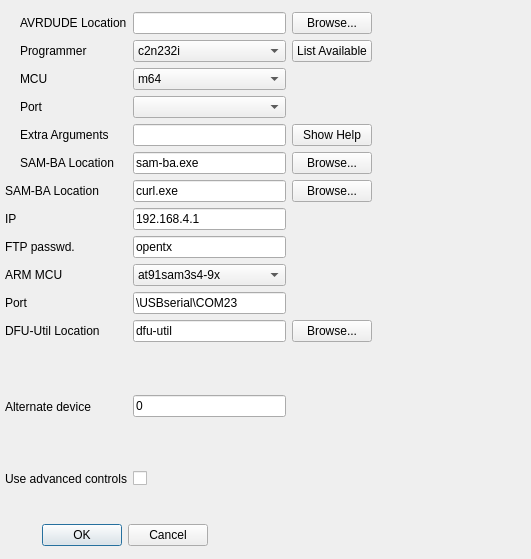
<?xml version="1.0" encoding="UTF-8"?>
<ui version="4.0">
 <class>burnConfigDialog</class>
 <widget class="QDialog" name="burnConfigDialog">
  <property name="geometry">
   <rect>
    <x>0</x>
    <y>0</y>
    <width>531</width>
    <height>559</height>
   </rect>
  </property>
  <property name="sizePolicy">
   <sizepolicy hsizetype="MinimumExpanding" vsizetype="Preferred">
    <horstretch>0</horstretch>
    <verstretch>0</verstretch>
   </sizepolicy>
  </property>
  <property name="minimumSize">
   <size>
    <width>531</width>
    <height>0</height>
   </size>
  </property>
  <property name="windowTitle">
   <string>Programmer Configuration</string>
  </property>
  <property name="windowIcon">
   <iconset resource="companion.qrc">
    <normaloff>:/icon.png</normaloff>:/icon.png</iconset>
  </property>
  <widget class="QDialogButtonBox" name="buttonBox">
   <property name="geometry">
    <rect>
     <x>11</x>
     <y>520</y>
     <width>197</width>
     <height>30</height>
    </rect>
   </property>
   <property name="orientation">
    <enum>Qt::Horizontal</enum>
   </property>
   <property name="standardButtons">
    <set>QDialogButtonBox::Cancel|QDialogButtonBox::Ok</set>
   </property>
   <property name="centerButtons">
    <bool>false</bool>
   </property>
  </widget>
  <widget class="QWidget" name="">
   <property name="geometry">
    <rect>
     <x>5</x>
     <y>12</y>
     <width>367</width>
     <height>474</height>
    </rect>
   </property>
   <layout class="QGridLayout" name="gridLayout">
    <item row="0" column="1">
     <widget class="QLabel" name="label_av1">
      <property name="text">
       <string>AVRDUDE Location</string>
      </property>
      <property name="alignment">
       <set>Qt::AlignLeading|Qt::AlignLeft|Qt::AlignVCenter</set>
      </property>
     </widget>
    </item>
    <item row="0" column="2">
     <widget class="QLineEdit" name="avrdude_location">
      <property name="toolTip">
       <string>Location of AVRDUDE executable</string>
      </property>
      <property name="whatsThis">
       <string>The location of the AVRDUDE executable.</string>
      </property>
      <property name="text">
       <string notr="true"/>
      </property>
     </widget>
    </item>
    <item row="0" column="3">
     <widget class="QPushButton" name="pushButton">
      <property name="whatsThis">
       <string>Use this button to browse and look for the AVRDUDE executable file.</string>
      </property>
      <property name="text">
       <string>Browse...</string>
      </property>
     </widget>
    </item>
    <item row="1" column="1">
     <widget class="QLabel" name="label_av2">
      <property name="text">
       <string>Programmer</string>
      </property>
      <property name="alignment">
       <set>Qt::AlignLeading|Qt::AlignLeft|Qt::AlignVCenter</set>
      </property>
     </widget>
    </item>
    <item row="1" column="2">
     <widget class="QComboBox" name="avrdude_programmer">
      <property name="whatsThis">
       <string>Programmer used for communicating with the controller.
Please consult the programmer's documentation and the AVRDUDE documentation to select the appropriate programmer.</string>
      </property>
      <property name="insertPolicy">
       <enum>QComboBox::InsertAlphabetically</enum>
      </property>
      <item>
       <property name="text">
        <string notr="true">c2n232i</string>
       </property>
      </item>
      <item>
       <property name="text">
        <string notr="true">dasa3</string>
       </property>
      </item>
      <item>
       <property name="text">
        <string notr="true">dasa</string>
       </property>
      </item>
      <item>
       <property name="text">
        <string notr="true">siprog</string>
       </property>
      </item>
      <item>
       <property name="text">
        <string notr="true">ponyser</string>
       </property>
      </item>
      <item>
       <property name="text">
        <string notr="true">89isp</string>
       </property>
      </item>
      <item>
       <property name="text">
        <string notr="true">frank-stk200</string>
       </property>
      </item>
      <item>
       <property name="text">
        <string notr="true">blaster</string>
       </property>
      </item>
      <item>
       <property name="text">
        <string notr="true">ere-isp-avr</string>
       </property>
      </item>
      <item>
       <property name="text">
        <string notr="true">atisp</string>
       </property>
      </item>
      <item>
       <property name="text">
        <string notr="true">dapa</string>
       </property>
      </item>
      <item>
       <property name="text">
        <string notr="true">xil</string>
       </property>
      </item>
      <item>
       <property name="text">
        <string notr="true">futurlec</string>
       </property>
      </item>
      <item>
       <property name="text">
        <string notr="true">abcmini</string>
       </property>
      </item>
      <item>
       <property name="text">
        <string notr="true">picoweb</string>
       </property>
      </item>
      <item>
       <property name="text">
        <string notr="true">sp12</string>
       </property>
      </item>
      <item>
       <property name="text">
        <string notr="true">alf</string>
       </property>
      </item>
      <item>
       <property name="text">
        <string notr="true">bascom</string>
       </property>
      </item>
      <item>
       <property name="text">
        <string notr="true">dt006</string>
       </property>
      </item>
      <item>
       <property name="text">
        <string notr="true">pony-stk200</string>
       </property>
      </item>
      <item>
       <property name="text">
        <string notr="true">stk200</string>
       </property>
      </item>
      <item>
       <property name="text">
        <string notr="true">bsd</string>
       </property>
      </item>
      <item>
       <property name="text">
        <string notr="true">pavr</string>
       </property>
      </item>
      <item>
       <property name="text">
        <string notr="true">dragon_pdi</string>
       </property>
      </item>
      <item>
       <property name="text">
        <string notr="true">dragon_dw</string>
       </property>
      </item>
      <item>
       <property name="text">
        <string notr="true">dragon_hvsp</string>
       </property>
      </item>
      <item>
       <property name="text">
        <string notr="true">dragon_pp</string>
       </property>
      </item>
      <item>
       <property name="text">
        <string notr="true">dragon_isp</string>
       </property>
      </item>
      <item>
       <property name="text">
        <string notr="true">dragon_jtag</string>
       </property>
      </item>
      <item>
       <property name="text">
        <string notr="true">jtag2pdi</string>
       </property>
      </item>
      <item>
       <property name="text">
        <string notr="true">jtag2avr32</string>
       </property>
      </item>
      <item>
       <property name="text">
        <string notr="true">jtagmkII_avr32</string>
       </property>
      </item>
      <item>
       <property name="text">
        <string notr="true">jtag2dw</string>
       </property>
      </item>
      <item>
       <property name="text">
        <string notr="true">jtag2isp</string>
       </property>
      </item>
      <item>
       <property name="text">
        <string notr="true">jtag2</string>
       </property>
      </item>
      <item>
       <property name="text">
        <string notr="true">jtag2fast</string>
       </property>
      </item>
      <item>
       <property name="text">
        <string notr="true">jtag2slow</string>
       </property>
      </item>
      <item>
       <property name="text">
        <string notr="true">jtagmkII</string>
       </property>
      </item>
      <item>
       <property name="text">
        <string notr="true">jtag1slow</string>
       </property>
      </item>
      <item>
       <property name="text">
        <string notr="true">jtag1</string>
       </property>
      </item>
      <item>
       <property name="text">
        <string notr="true">jtagmkI</string>
       </property>
      </item>
      <item>
       <property name="text">
        <string notr="true">avr911</string>
       </property>
      </item>
      <item>
       <property name="text">
        <string notr="true">avr109</string>
       </property>
      </item>
      <item>
       <property name="text">
        <string notr="true">butterfly</string>
       </property>
      </item>
      <item>
       <property name="text">
        <string notr="true">usbtiny</string>
       </property>
      </item>
      <item>
       <property name="text">
        <string notr="true">usbasp</string>
       </property>
      </item>
      <item>
       <property name="text">
        <string notr="true">avr910</string>
       </property>
      </item>
      <item>
       <property name="text">
        <string notr="true">stk600hvsp</string>
       </property>
      </item>
      <item>
       <property name="text">
        <string notr="true">stk600pp</string>
       </property>
      </item>
      <item>
       <property name="text">
        <string notr="true">stk600</string>
       </property>
      </item>
      <item>
       <property name="text">
        <string notr="true">stk500hvsp</string>
       </property>
      </item>
      <item>
       <property name="text">
        <string notr="true">stk500pp</string>
       </property>
      </item>
      <item>
       <property name="text">
        <string notr="true">stk500v2</string>
       </property>
      </item>
      <item>
       <property name="text">
        <string notr="true">mib510</string>
       </property>
      </item>
      <item>
       <property name="text">
        <string notr="true">stk500v1</string>
       </property>
      </item>
      <item>
       <property name="text">
        <string notr="true">stk500</string>
       </property>
      </item>
      <item>
       <property name="text">
        <string notr="true">buspirate</string>
       </property>
      </item>
      <item>
       <property name="text">
        <string notr="true">avrisp2</string>
       </property>
      </item>
      <item>
       <property name="text">
        <string notr="true">avrispmkII</string>
       </property>
      </item>
      <item>
       <property name="text">
        <string notr="true">avrispv2</string>
       </property>
      </item>
      <item>
       <property name="text">
        <string notr="true">avrisp</string>
       </property>
      </item>
      <item>
       <property name="text">
        <string notr="true">arduino</string>
       </property>
      </item>
     </widget>
    </item>
    <item row="1" column="3">
     <widget class="QPushButton" name="pushButton_3">
      <property name="whatsThis">
       <string>List all available programmers.</string>
      </property>
      <property name="text">
       <string>List Available</string>
      </property>
     </widget>
    </item>
    <item row="2" column="1">
     <widget class="QLabel" name="label_av3">
      <property name="text">
       <string>MCU</string>
      </property>
      <property name="alignment">
       <set>Qt::AlignLeading|Qt::AlignLeft|Qt::AlignVCenter</set>
      </property>
     </widget>
    </item>
    <item row="2" column="2">
     <widget class="QComboBox" name="avrdude_mcu">
      <property name="toolTip">
       <string>CPU of your TX</string>
      </property>
      <property name="whatsThis">
       <string>CPU present on your 9x radio
Should be m64 for stock radios
m2560 for v4.1 boards</string>
      </property>
      <property name="insertPolicy">
       <enum>QComboBox::InsertAlphabetically</enum>
      </property>
      <item>
       <property name="text">
        <string notr="true">m64</string>
       </property>
      </item>
      <item>
       <property name="text">
        <string notr="true">m128</string>
       </property>
      </item>
      <item>
       <property name="text">
        <string notr="true">m2560</string>
       </property>
      </item>
     </widget>
    </item>
    <item row="3" column="1">
     <widget class="QLabel" name="label_av4">
      <property name="text">
       <string>Port</string>
      </property>
      <property name="alignment">
       <set>Qt::AlignLeading|Qt::AlignLeft|Qt::AlignVCenter</set>
      </property>
     </widget>
    </item>
    <item row="3" column="2">
     <widget class="QComboBox" name="avrdude_port">
      <property name="whatsThis">
       <string>Communication port to the programmer.
</string>
      </property>
      <item>
       <property name="text">
        <string notr="true"/>
       </property>
      </item>
      <item>
       <property name="text">
        <string notr="true">usb</string>
       </property>
      </item>
      <item>
       <property name="text">
        <string notr="true">com1</string>
       </property>
      </item>
      <item>
       <property name="text">
        <string notr="true">com2</string>
       </property>
      </item>
      <item>
       <property name="text">
        <string notr="true">com3</string>
       </property>
      </item>
      <item>
       <property name="text">
        <string notr="true">com4</string>
       </property>
      </item>
      <item>
       <property name="text">
        <string notr="true">com5</string>
       </property>
      </item>
      <item>
       <property name="text">
        <string notr="true">com6</string>
       </property>
      </item>
      <item>
       <property name="text">
        <string notr="true">com7</string>
       </property>
      </item>
      <item>
       <property name="text">
        <string notr="true">com8</string>
       </property>
      </item>
      <item>
       <property name="text">
        <string notr="true">com9</string>
       </property>
      </item>
      <item>
       <property name="text">
        <string notr="true">com10</string>
       </property>
      </item>
      <item>
       <property name="text">
        <string notr="true">com11</string>
       </property>
      </item>
      <item>
       <property name="text">
        <string notr="true">com12</string>
       </property>
      </item>
      <item>
       <property name="text">
        <string notr="true">com13</string>
       </property>
      </item>
      <item>
       <property name="text">
        <string notr="true">com14</string>
       </property>
      </item>
      <item>
       <property name="text">
        <string notr="true">com15</string>
       </property>
      </item>
      <item>
       <property name="text">
        <string notr="true">lpt1</string>
       </property>
      </item>
      <item>
       <property name="text">
        <string notr="true">lpt2</string>
       </property>
      </item>
      <item>
       <property name="text">
        <string notr="true">lpt3</string>
       </property>
      </item>
      <item>
       <property name="text">
        <string notr="true">lpt4</string>
       </property>
      </item>
      <item>
       <property name="text">
        <string notr="true">avrdoper</string>
       </property>
      </item>
      <item>
       <property name="text">
        <string notr="true">/dev/ttyUSB0</string>
       </property>
      </item>
      <item>
       <property name="text">
        <string notr="true">/dev/ttyUSB1</string>
       </property>
      </item>
     </widget>
    </item>
    <item row="4" column="1">
     <widget class="QLabel" name="label_av5">
      <property name="text">
       <string>Extra Arguments</string>
      </property>
      <property name="alignment">
       <set>Qt::AlignLeading|Qt::AlignLeft|Qt::AlignVCenter</set>
      </property>
     </widget>
    </item>
    <item row="4" column="2">
     <widget class="QLineEdit" name="avrArgs">
      <property name="toolTip">
       <string>Extra arguments that will be passed to AVRDUDE on every call</string>
      </property>
      <property name="whatsThis">
       <string>Extra arguments used in AVRDUDE.
This can be used for providing extra information to AVRDUDE.

Please only use this if you know what you are doing.  There are no error checks and you could cripple your controller.</string>
      </property>
      <property name="text">
       <string notr="true"/>
      </property>
     </widget>
    </item>
    <item row="4" column="3">
     <widget class="QPushButton" name="pushButton_4">
      <property name="whatsThis">
       <string>Show AVRDUDE help</string>
      </property>
      <property name="text">
       <string>Show Help</string>
      </property>
     </widget>
    </item>
    <item row="5" column="1">
     <widget class="QLabel" name="label_sb1">
      <property name="text">
       <string>SAM-BA Location</string>
      </property>
      <property name="alignment">
       <set>Qt::AlignLeading|Qt::AlignLeft|Qt::AlignVCenter</set>
      </property>
     </widget>
    </item>
    <item row="5" column="2">
     <widget class="QLineEdit" name="samba_location">
      <property name="toolTip">
       <string>Location of sam-ba executable</string>
      </property>
      <property name="whatsThis">
       <string>The location of the AVRDUDE executable.</string>
      </property>
      <property name="text">
       <string notr="true">sam-ba.exe</string>
      </property>
     </widget>
    </item>
    <item row="5" column="3">
     <widget class="QPushButton" name="sb_browse">
      <property name="whatsThis">
       <string>Use this button to browse and look for the AVRDUDE executable file.</string>
      </property>
      <property name="text">
       <string>Browse...</string>
      </property>
     </widget>
    </item>
    <item row="6" column="0" colspan="2">
     <widget class="QLabel" name="label_cu1">
      <property name="text">
       <string>SAM-BA Location</string>
      </property>
      <property name="alignment">
       <set>Qt::AlignLeading|Qt::AlignLeft|Qt::AlignVCenter</set>
      </property>
     </widget>
    </item>
    <item row="6" column="2">
     <widget class="QLineEdit" name="curl_location">
      <property name="toolTip">
       <string>Location of sam-ba executable</string>
      </property>
      <property name="whatsThis">
       <string>The location of the AVRDUDE executable.</string>
      </property>
      <property name="text">
       <string notr="true">curl.exe</string>
      </property>
     </widget>
    </item>
    <item row="6" column="3">
     <widget class="QPushButton" name="cu_browse">
      <property name="whatsThis">
       <string>Use this button to browse and look for the AVRDUDE executable file.</string>
      </property>
      <property name="text">
       <string>Browse...</string>
      </property>
     </widget>
    </item>
    <item row="7" column="0" colspan="2">
     <widget class="QLabel" name="label_cu3">
      <property name="text">
       <string>IP</string>
      </property>
      <property name="alignment">
       <set>Qt::AlignLeading|Qt::AlignLeft|Qt::AlignVCenter</set>
      </property>
     </widget>
    </item>
    <item row="7" column="2">
     <widget class="QLineEdit" name="curl_ip">
      <property name="toolTip">
       <string>sam-ba serial port</string>
      </property>
      <property name="whatsThis">
       <string>The location of the AVRDUDE executable.</string>
      </property>
      <property name="text">
       <string notr="true">192.168.4.1</string>
      </property>
     </widget>
    </item>
    <item row="8" column="0" colspan="2">
     <widget class="QLabel" name="label_cu4">
      <property name="text">
       <string>FTP passwd.</string>
      </property>
      <property name="alignment">
       <set>Qt::AlignLeading|Qt::AlignLeft|Qt::AlignVCenter</set>
      </property>
     </widget>
    </item>
    <item row="8" column="2">
     <widget class="QLineEdit" name="curl_passwd">
      <property name="toolTip">
       <string>sam-ba serial port</string>
      </property>
      <property name="whatsThis">
       <string>The location of the AVRDUDE executable.</string>
      </property>
      <property name="text">
       <string notr="true">opentx</string>
      </property>
     </widget>
    </item>
    <item row="9" column="0" colspan="2">
     <widget class="QLabel" name="label_sb2">
      <property name="text">
       <string>ARM MCU</string>
      </property>
      <property name="alignment">
       <set>Qt::AlignLeading|Qt::AlignLeft|Qt::AlignVCenter</set>
      </property>
     </widget>
    </item>
    <item row="9" column="2">
     <widget class="QComboBox" name="arm_mcu">
      <property name="toolTip">
       <string>CPU of your TX</string>
      </property>
      <property name="whatsThis">
       <string>CPU present on your 9x radio
Should be m64 for stock radios
m2560 for v4.1 boards</string>
      </property>
      <property name="insertPolicy">
       <enum>QComboBox::InsertAlphabetically</enum>
      </property>
      <item>
       <property name="text">
        <string notr="true">at91sam3s4-9x</string>
       </property>
      </item>
      <item>
       <property name="text">
        <string>at91sam3s8-9xr</string>
       </property>
      </item>
     </widget>
    </item>
    <item row="10" column="0" colspan="2">
     <widget class="QLabel" name="label_sb3">
      <property name="text">
       <string>Port</string>
      </property>
      <property name="alignment">
       <set>Qt::AlignLeading|Qt::AlignLeft|Qt::AlignVCenter</set>
      </property>
     </widget>
    </item>
    <item row="10" column="2">
     <widget class="QLineEdit" name="samba_port">
      <property name="toolTip">
       <string>sam-ba serial port</string>
      </property>
      <property name="whatsThis">
       <string>The location of the AVRDUDE executable.</string>
      </property>
      <property name="text">
       <string notr="true">\USBserial\COM23</string>
      </property>
     </widget>
    </item>
    <item row="11" column="0" colspan="2">
     <widget class="QLabel" name="label_dfu1">
      <property name="text">
       <string>DFU-Util Location</string>
      </property>
     </widget>
    </item>
    <item row="11" column="2">
     <widget class="QLineEdit" name="dfu_location">
      <property name="toolTip">
       <string>Location of sam-ba executable</string>
      </property>
      <property name="whatsThis">
       <string>The location of the AVRDUDE executable.</string>
      </property>
      <property name="text">
       <string notr="true">dfu-util</string>
      </property>
     </widget>
    </item>
    <item row="11" column="3">
     <widget class="QPushButton" name="dfu_browse">
      <property name="whatsThis">
       <string>Use this button to browse and look for the AVRDUDE executable file.</string>
      </property>
      <property name="text">
       <string>Browse...</string>
      </property>
     </widget>
    </item>
    <item row="12" column="0" rowspan="2" colspan="2">
     <widget class="QLabel" name="label_dfu2">
      <property name="text">
       <string>Alternate device</string>
      </property>
     </widget>
    </item>
    <item row="12" column="2" rowspan="2">
     <widget class="QLineEdit" name="dfuArgs">
      <property name="toolTip">
       <string>Extra arguments that will be passed to AVRDUDE on every call</string>
      </property>
      <property name="whatsThis">
       <string>Extra arguments used in AVRDUDE.
This can be used for providing extra information to AVRDUDE.

Please only use this if you know what you are doing.  There are no error checks and you could cripple your controller.</string>
      </property>
      <property name="text">
       <string notr="true">0</string>
      </property>
     </widget>
    </item>
    <item row="13" column="1">
     <spacer name="verticalSpacer">
      <property name="orientation">
       <enum>Qt::Vertical</enum>
      </property>
      <property name="sizeHint" stdset="0">
       <size>
        <width>20</width>
        <height>40</height>
       </size>
      </property>
     </spacer>
    </item>
    <item row="14" column="0" colspan="2">
     <widget class="QLabel" name="label">
      <property name="text">
       <string>Use advanced controls</string>
      </property>
     </widget>
    </item>
    <item row="14" column="2">
     <widget class="QCheckBox" name="advCtrChkB">
      <property name="text">
       <string/>
      </property>
     </widget>
    </item>
   </layout>
  </widget>
 </widget>
 <tabstops>
  <tabstop>avrdude_location</tabstop>
  <tabstop>pushButton</tabstop>
  <tabstop>avrdude_programmer</tabstop>
  <tabstop>pushButton_3</tabstop>
  <tabstop>avrdude_mcu</tabstop>
  <tabstop>avrdude_port</tabstop>
  <tabstop>avrArgs</tabstop>
  <tabstop>pushButton_4</tabstop>
  <tabstop>samba_location</tabstop>
  <tabstop>sb_browse</tabstop>
  <tabstop>arm_mcu</tabstop>
  <tabstop>samba_port</tabstop>
  <tabstop>dfu_location</tabstop>
  <tabstop>dfu_browse</tabstop>
  <tabstop>dfuArgs</tabstop>
  <tabstop>advCtrChkB</tabstop>
  <tabstop>buttonBox</tabstop>
 </tabstops>
 <resources>
  <include location="companion.qrc"/>
 </resources>
 <connections>
  <connection>
   <sender>buttonBox</sender>
   <signal>rejected()</signal>
   <receiver>burnConfigDialog</receiver>
   <slot>reject()</slot>
   <hints>
    <hint type="sourcelabel">
     <x>316</x>
     <y>260</y>
    </hint>
    <hint type="destinationlabel">
     <x>286</x>
     <y>274</y>
    </hint>
   </hints>
  </connection>
  <connection>
   <sender>buttonBox</sender>
   <signal>accepted()</signal>
   <receiver>burnConfigDialog</receiver>
   <slot>accept()</slot>
   <hints>
    <hint type="sourcelabel">
     <x>248</x>
     <y>254</y>
    </hint>
    <hint type="destinationlabel">
     <x>157</x>
     <y>274</y>
    </hint>
   </hints>
  </connection>
 </connections>
</ui>
